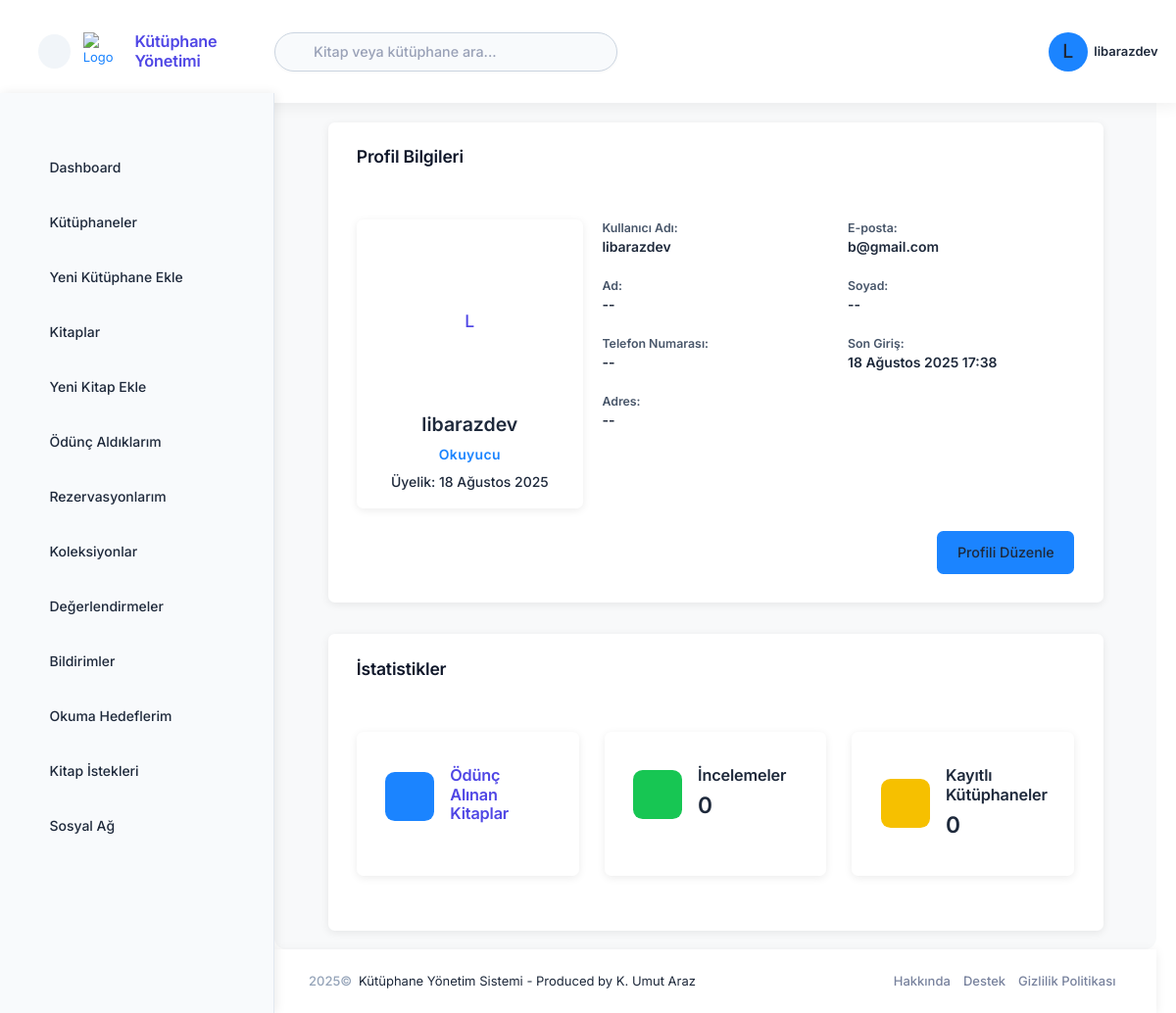
Before: /accounts/profile/ (signed in) with the older database file.
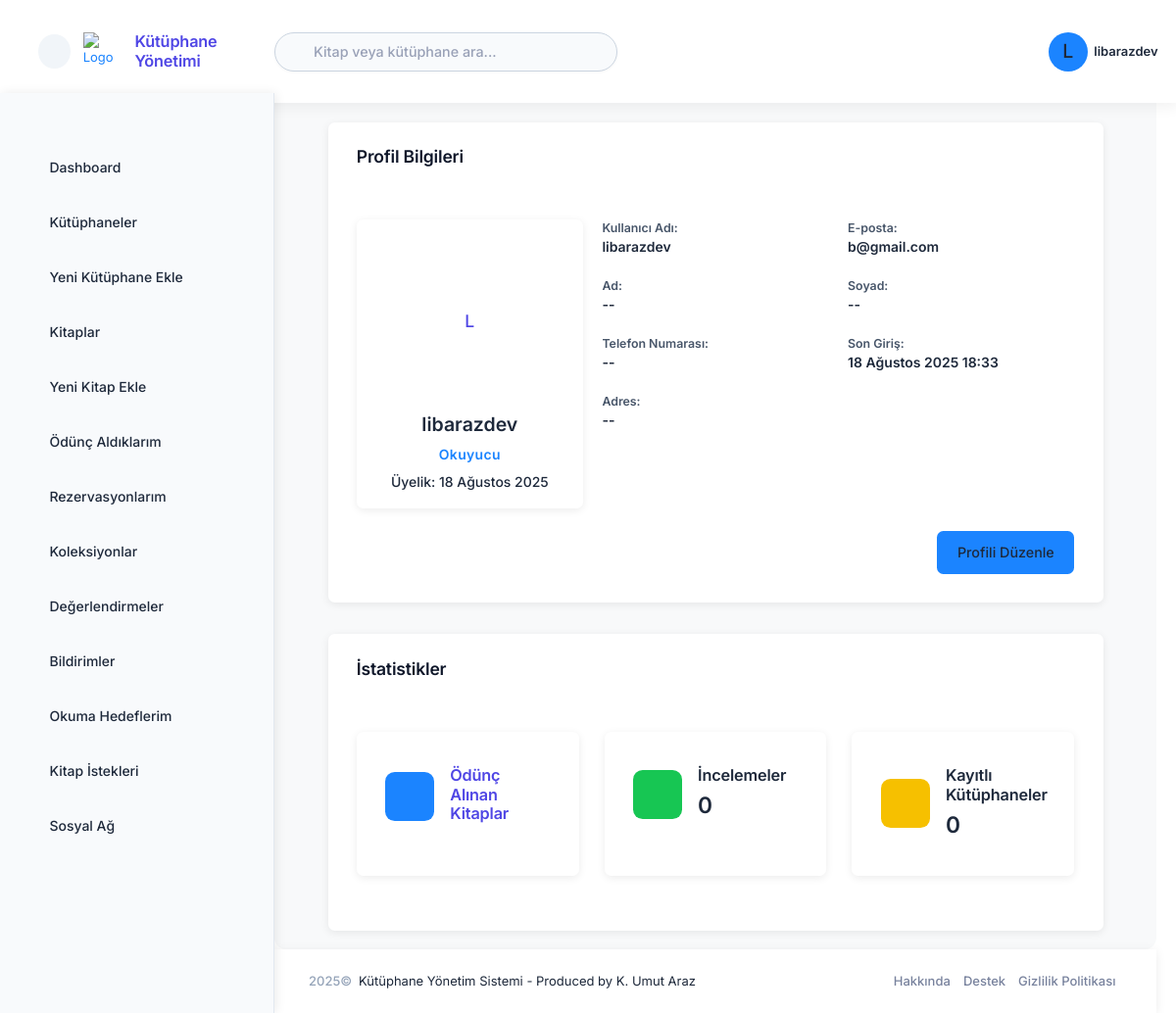
After: the same page with the newer database file.
### accounts/models.py (models this page shows, shortened)
class User(AbstractUser):
    USER_TYPE_CHOICES = (
        ('super_admin', 'Süper Yönetici'),
        ('library_admin', 'Kütüphane Yöneticisi'),
        ('reader', 'Okuyucu'),
    )
    user_type = models.CharField(
        'Kullanıcı Tipi',
        max_length=20,
        choices=USER_TYPE_CHOICES,
        default='reader',
        help_text='Kullanıcı hesabının tipini belirler.',
    )
    profile_picture = models.ImageField('Profil Resmi', upload_to='profile_pictures/', null=True, blank=True)
    phone_number = models.CharField('Telefon Numarası', max_length=20, blank=True, null=True)
    address = models.TextField('Adres', blank=True, null=True)
    class Meta:
        verbose_name = 'kullanıcı'
        verbose_name_plural = 'kullanıcılar'
    @property
    def is_super_admin(self):
        return self.user_type == 'super_admin'
    @property
    def is_library_admin(self):
        return self.user_type == 'library_admin'

### accounts/views.py (the view)
# urls.py: path('profile/', views.profile, name='profile'),
@login_required
def profile(request):
    from loans.models import Loan
    active_loans = Loan.objects.filter(
        borrower=request.user,
        status__in=['active', 'overdue']
    ).count()
    try:
        from books.models_review import Review
        review_count = Review.objects.filter(user=request.user).count()
    except ImportError:
        review_count = 0
    context = {
        'active_loans': active_loans,
        'review_count': review_count,
        'active_menu': 'profile',
    }
    return render(request, 'accounts/profile.html', context)

### library_management/context_processors.py (called while the page is built)
def user(request):
    if request.path.startswith('/admin/'):
        return {}
    if hasattr(request, 'user') and request.user.is_authenticated:
        return {}  # Don't add anything, Django's auth context processor handles this
    return {'user': DummyUser()}

### templates/accounts/profile.html (shortened to what the changed rows need)
{% extends 'layouts/base.html' %}
{% load static %}
{% block content %}
<div class="card mb-5 mb-xl-10">
    <div class="card-body p-9">
        <div class="row mb-7">
            <div class="col-lg-4 mb-10 mb-lg-0">
                <div class="card card-flush h-lg-100">
                    <div class="card-body pt-9 pb-0">
                        <div class="d-flex flex-center flex-column mb-5">
                            <div class="symbol symbol-150px symbol-circle mb-5">
                                {% if user.profile_picture %}
                                <img src="{{ user.profile_picture.url }}" alt="Profil Resmi" />
                                {% else %}
                                <div class="symbol-label fs-3 bg-light-primary text-primary">{{ user.first_name|first|default:user.username|first|upper }}</div>
                                {% endif %}
                            </div>
                            <a href="#" class="fs-2 text-gray-800 text-hover-primary fw-bold mb-1">
                                {{ user.get_full_name|default:user.username }}
                            </a>
                            <div class="badge badge-light-primary fw-bold fs-6 mb-2">
                                {{ user.get_user_type_display }}
                            </div>
                            <div class="fw-semibold fs-6 text-gray-400">Üyelik: {{ user.date_joined|date:"d F Y" }}</div>
                        </div>
                    </div>
                </div>
            </div>
            <div class="col-lg-8">
                <div class="row">
                    <div class="col-lg-6 mb-6">
                        <div class="fw-bold text-gray-600 fs-7">Kullanıcı Adı:</div>
                        <div class="fw-bold fs-6">{{ user.username }}</div>
                    </div>
                    <div class="col-lg-6 mb-6">
                        <div class="fw-bold text-gray-600 fs-7">E-posta:</div>
                        <div class="fw-bold fs-6">{{ user.email }}</div>
                    </div>
                    <div class="col-lg-6 mb-6">
                        <div class="fw-bold text-gray-600 fs-7">Ad:</div>
                        <div class="fw-bold fs-6">{{ user.first_name|default:'--' }}</div>
                    </div>
                    <div class="col-lg-6 mb-6">
                        <div class="fw-bold text-gray-600 fs-7">Soyad:</div>
                        <div class="fw-bold fs-6">{{ user.last_name|default:'--' }}</div>
                    </div>
                    <div class="col-lg-6 mb-6">
                        <div class="fw-bold text-gray-600 fs-7">Telefon Numarası:</div>
                        <div class="fw-bold fs-6">{{ user.phone_number|default:'--' }}</div>
                    </div>
                    <div class="col-lg-6 mb-6">
                        <div class="fw-bold text-gray-600 fs-7">Son Giriş:</div>
                        <div class="fw-bold fs-6">{{ user.last_login|date:"d F Y H:i"|default:'--' }}</div>
                    </div>
                    <div class="col-lg-12">
                        <div class="fw-bold text-gray-600 fs-7">Adres:</div>
                        <div class="fw-bold fs-6">{{ user.address|default:'--' }}</div>
                    </div>
                </div>
            </div>
        </div>
    </div>
</div>
{% endblock %}

### templates/includes/header.html (shortened to what this page needs)
{% load static %}
<div id="kt_app_header" class="app-header d-flex flex-column flex-stack shadow-sm">
    <div class="d-flex flex-stack flex-grow-1">
        <div class="app-header-logo d-flex align-items-center ps-lg-12" id="kt_app_header_logo">
            <div id="kt_app_sidebar_toggle"
                class="app-sidebar-toggle btn btn-sm btn-icon btn-light rounded-circle me-4 d-none d-lg-flex"
                data-kt-toggle="true" data-kt-toggle-state="active" data-kt-toggle-target="body"
                data-kt-toggle-name="app-sidebar-minimize">
                <i class="ki-outline ki-abstract-14 fs-3"></i>
            </div>
            <a href="{% url 'dashboard' %}" class="app-sidebar-logo d-flex align-items-center">
                <img src="{% static 'media/logos/arazumut_logo.svg' %}" alt="Logo" class="h-40px me-3" />
                <span class="h4 fw-bold text-primary m-0">Kütüphane Yönetimi</span>
            </a>
        </div>
        <div class="app-navbar flex-grow-1 justify-content-end" id="kt_app_header_navbar">
            <div class="app-navbar-item d-flex align-items-stretch flex-lg-grow-1">
                <div id="kt_header_search" class="header-search d-flex align-items-center w-lg-350px"
                    data-kt-search-keypress="true" data-kt-search-min-length="2" data-kt-search-enter="enter"
                    data-kt-search-layout="menu" data-kt-search-responsive="true">
                    <form action="{% url 'search' %}" method="GET" data-kt-search-element="form" class="d-none d-lg-block w-100 position-relative mb-5 mb-lg-0"
                        autocomplete="off">
                        <i class="ki-outline ki-magnifier search-icon fs-2 text-gray-500 position-absolute top-50 translate-middle-y ms-4"></i>
                        <input type="text" class="search-input form-control form-control rounded-pill bg-light border-0 h-40px ps-12"
                            name="q" value="{{ request.GET.q|default:'' }}" placeholder="Kitap veya kütüphane ara..." data-kt-search-element="input" />
                    </form>
                </div>
            </div>
            <div class="app-navbar-item ms-3 ms-lg-5" id="kt_header_user_menu_toggle">
                <div class="cursor-pointer d-flex align-items-center"
                    data-kt-menu-trigger="{default: 'click', lg: 'hover'}" data-kt-menu-attach="parent"
                    data-kt-menu-placement="bottom-end">
                    <div class="symbol symbol-35px symbol-md-40px me-2">
                        {% if user.profile_picture %}
                        <img class="rounded-circle" src="{{ user.profile_picture.url }}" alt="user" />
                        {% else %}
                        <div class="symbol-label fs-2 bg-primary text-white rounded-circle">
                            {{ user.username|first|upper }}
                        </div>
                        {% endif %}
                    </div>
                    <span class="d-none d-md-inline fw-bold">{{ user.get_full_name|default:user.username }}</span>
                    <i class="ki-outline ki-down fs-2 ms-1 d-none d-md-inline"></i>
                </div>
            </div>
        </div>
    </div>
</div>

Changed rows visible on the page:
changed User "libarazdev": last_login "18 Ağustos 2025 17:38" → "18 Ağustos 2025 18:33"
